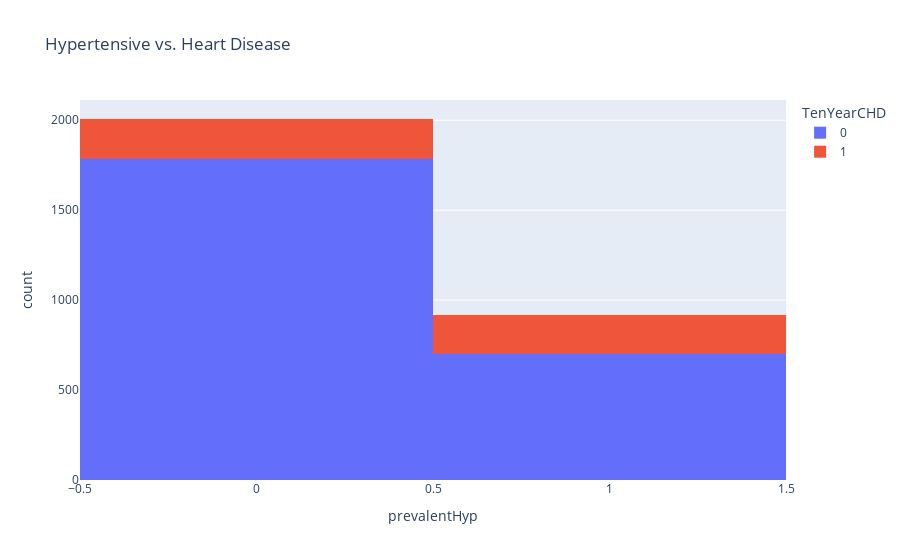

This figure's notebook cell:
### Markdown cell above
Also here, a very small sample of patients with prevalent strokes, but of those, all having heart disease.

### Code cell
px.histogram(df_clean, x='prevalentHyp', 
       title='Hypertensive vs. Heart Disease', 
       color='TenYearCHD')

### Figure 1 — Plotly figure (JSON) as saved in the notebook; plotly's stock layout.template omitted (floating-point values rounded to 4 significant figures; data arrays with more than 128 entries replaced by an {"elided": "..."} marker saying what was removed)
{"data": [{"alignmentgroup": "True", "bingroup": "x", "hovertemplate": "TenYearCHD=0<br>prevalentHyp=%{x}<br>count=%{y}<extra></extra>", "legendgroup": "0", "marker": {"color": "#636efa", "pattern": {"shape": ""}}, "name": "0", "offsetgroup": "0", "orientation": "v", "showlegend": true, "type": "histogram", "x": {"elided": "2483 int values"}, "xaxis": "x", "yaxis": "y"}, {"alignmentgroup": "True", "bingroup": "x", "hovertemplate": "TenYearCHD=1<br>prevalentHyp=%{x}<br>count=%{y}<extra></extra>", "legendgroup": "1", "marker": {"color": "#EF553B", "pattern": {"shape": ""}}, "name": "1", "offsetgroup": "1", "orientation": "v", "showlegend": true, "type": "histogram", "x": {"elided": "444 int values"}, "xaxis": "x", "yaxis": "y"}], "layout": {"barmode": "relative", "legend": {"title": {"text": "TenYearCHD"}, "tracegroupgap": 0}, "title": {"text": "Hypertensive vs. Heart Disease"}, "xaxis": {"anchor": "y", "domain": [0, 1], "title": {"text": "prevalentHyp"}}, "yaxis": {"anchor": "x", "domain": [0, 1], "title": {"text": "count"}}}}
